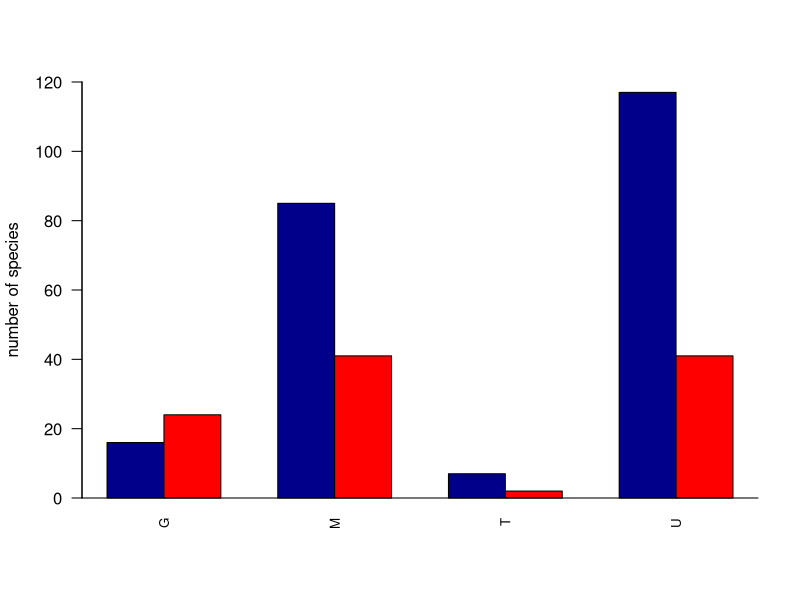

Reproduce this figure in R.
cat("\014") # Clear consosle output

# points(approx(x, y, method = "constant"), col = 4, pch = "*")

# f <- approxfun(x, y)
# curve(f(x), 0, 11, col = "green2")
# points(x, y)
# is.function(fc <- approxfun(x, y, method = "const")) # TRUE
# curve(fc(x), 0, 10, col = "darkblue", add = TRUE)
# ## different extrapolation on left and right side :
# plot(approxfun(x, y, rule = 2:1), 0, 11,
#      col = "tomato", add = TRUE, lty = 3, lwd = 2)
#
# ## Show treatment of 'ties' :
#
# x <- c(2,2:4,4,4,5,5,7,7,7)
# y <- c(1:6, 5:4, 3:1)
# approx(x, y, xout = x)$y # warning
# (ay <- approx(x, y, xout = x, ties = "ordered")$y)
# stopifnot(ay == c(2,2,3,6,6,6,4,4,1,1,1))
# approx(x, y, xout = x, ties = min)$y
# approx(x, y, xout = x, ties = max)$y
# dat <- data.frame(x=1:10, y=(1:10)^2)
# a <- approx(dat$x, dat$y)
# af <- approxfun(dat$x, dat$y)
#
# plot(dat)
# points(a, pch=2)
# plot(dat)
# curve(af, add=TRUE)


# MAKING FIRST PLOT

# g_range <- range(0, lambdasList, 1)
# plot(
#     lambdasList,
#     type = "o",
#     col = "black",
#     ylim = g_range
# )
# smoothingSpline = smooth.spline(lambdasList, spar=0.35)

# Make x axis using Mon-Fri labels
# axis(1,
#      at = 1:5,
#      lab = c("Mon", "Tue", "Wed", "Thu", "Fri"))

# Make y axis with horizontal labels that display ticks at
# every 4 marks. 4*0:g_range[2] is equivalent to c(0,4,8,12).
# axis(2, las = 1, at = 4 * 0:g_range[2])

# Create box around plot
# box()

# Graph trucks with red dashed line and square points
# lines(
#     secondNode,
#     type = "o",
#     pch = 22,
#     lty = 2,
#     col = "red"
# )

# Create a title with a red, bold/italic font
# title(main = "Время нахождения заявки в системе",
#       col.main = "black",
#       font.main = 4)

# Label the x and y axes with dark green text
# title(xlab = "Time", col.lab = rgb(0, 0.5, 0))
# title(ylab = "Value", col.lab = rgb(0, 0.5, 0))

# Create a legend at (1, g_range[2]) that is slightly smaller
# (cex) and uses the same line colors and points used by
# the actual plots
# legend(
#     1,
#     g_range[2],
#     c("Время прохода"),
#     cex = 0.8,
#     col = c("black"),
#     pch = 21:22,
#     lty = 1:2
# )

# dat <- data.frame(x=1:length(lambdasList), y=lambdasList)
# a <- approx(dat$x, dat$y)
# af <- approxfun(dat$x, dat$y)
# points(a, pch=2)
# curve(af, add=TRUE)
# plot(dat)

# dat <- c(10,20,15,135)
# hist(dat, breaks = "Sturges")
# barplot(dat, names.arg=c("RR", "WRR", "Random", "DRR"))









#
# binomD <- rbinom(1:10, size = 50, prob = 1 / 2)
# poisD <- rpois(1:30, 40)
# cuD <- runif(1:20, min = 1, max = 50)
# pexpD <- pexp(1:20, rate = 1 / 3)
# normD <- pnorm(1:30, mean = 5, sd = 5.2, lower.tail = FALSE)
# chiD <- rchisq(1:20, df = 7)
# FD <- rf(1:20, df1 = 5, df2 = 2)
# studD <- rt(1:20, df = Inf) # !
#
#
#
#
# print(normD)

Reasonstats <- read.table(text = "
                          Category      Reason   Species
                          Decline       Genuine      24
                          Improved       Genuine      16
                          Improved Misclassified      85
                          Decline Misclassified      41
                          Decline     Taxonomic       2
                          Improved     Taxonomic       7
                          Decline       Unclear      41
                          Improved       Unclear     117",
                          header = T)

ReasonstatsDec <- Reasonstats[which(Reasonstats$Category == "Decline"), ]
ReasonstatsImp <- Reasonstats[which(Reasonstats$Category == "Improved"), ]
Reasonstats3 <- cbind(ReasonstatsImp[, 3], ReasonstatsDec[, 3])
colnames(Reasonstats3) <- c("Improved", "Decline")
rownames(Reasonstats3) <- c("G", "M", "T", "U")

barplot(
    t(Reasonstats3),
    beside = T,
    ylab = "number of species",
    cex.names = 0.8,
    las = 2,
    ylim = c(0, 120),
    col = c("darkblue", "red")
)

box(bty = "l")
